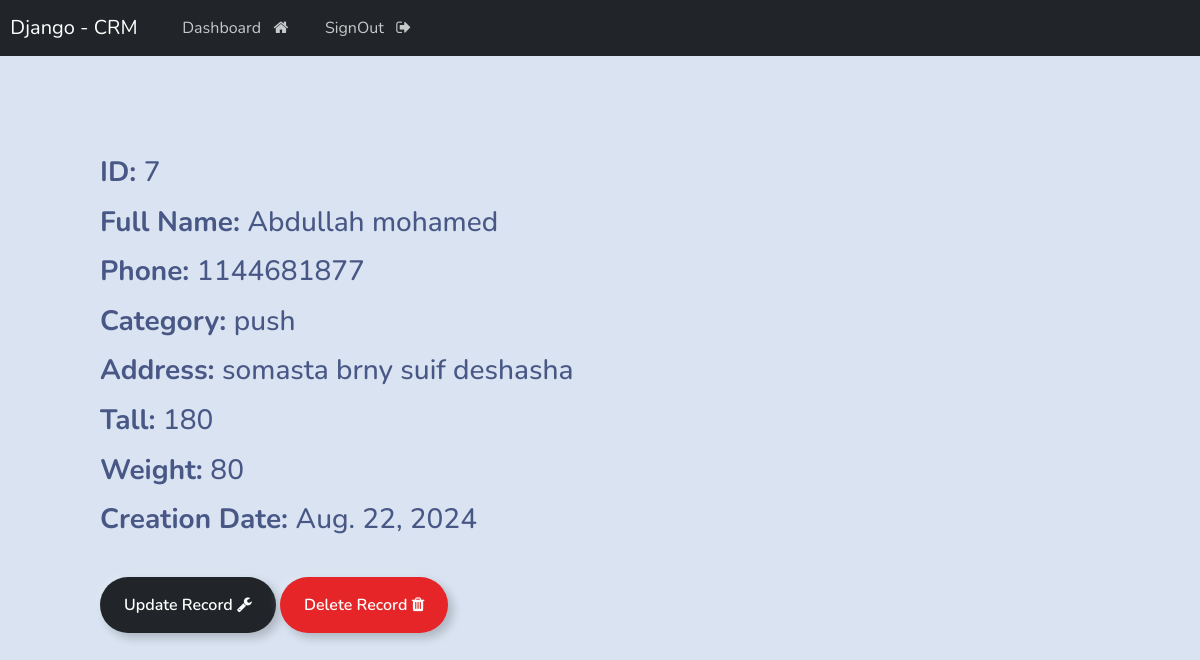
/view/7/ (signed in), run on the app's committed database.
### webapp/models.py (models this page shows, shortened)
class Record(models.Model):
    first_name = models.CharField(max_length=150)
    last_name = models.CharField(max_length=150)
    category = models.ForeignKey(Category,on_delete=models.CASCADE)
    phone = models.IntegerField()
    tall = models.IntegerField()
    weight = models.IntegerField()
    address = models.CharField(max_length=500)
    created_at = models.DateField(auto_now_add=True)

class Category(models.Model):
    name = models.CharField(max_length=250)
    create_at = models.DateTimeField(auto_now_add=True)
    def __str__(self):
        return self.name

### webapp/views.py (the view)
# urls.py: path('view/<int:record_id>/',views.view_record,name='view_record'),
@login_required(login_url='login')
def view_record(request,record_id):
    all_records = get_object_or_404(Record,id=record_id)
    context = {'records':all_records}
    return render(request,'web/view_record.html',context)

### templates/web/view_record.html
{% extends 'base.html' %}
{% block content %}
<div class="cart" style="padding-left:100px; padding-top: 100px;">
<h3>
<p><strong>ID: </strong>{{records.id}}</p>
<p><strong>Full Name: </strong>{{records.first_name|capfirst}} {{records.last_name}}</p>
<p><strong>Phone: </strong>{{records.phone}}</p>
<p><strong>Category: </strong>{{records.category}}</p>
<p><strong>Address: </strong>{{records.address}}</p>
<p><strong>Tall: </strong>{{records.tall}}</p>
<p><strong>Weight: </strong>{{records.weight}}</p>
<p><strong>Creation Date: </strong>{{records.created_at}}</p>
</h3>
<br>
<a href="{% url 'update_record' records.id %}" class="btn btn-outline-dark">Update Record <i class="fa fa-wrench" aria-hidden="true"></i>
</a>
<a href="{% url 'delete_record' records.id %}" onclick="return confirm('are you sure you wanna delete this record')" class="btn btn-outline-danger">Delete Record <i class="fa fa-trash" aria-hidden="true"></i>
</a>
</div>
{% endblock %}

### data on the page
Record: id "7", first_name "Abdullah", last_name "mohamed", phone "1144681877", category "push", address "somasta brny suif deshasha", tall "180", weight "80", created_at "Aug. 22, 2024"
